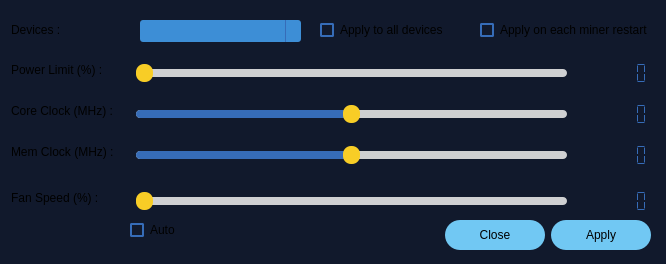
<?xml version="1.0" encoding="UTF-8"?>
<ui version="4.0">
 <class>nvOCDialog</class>
 <widget class="QDialog" name="nvOCDialog">
  <property name="geometry">
   <rect>
    <x>0</x>
    <y>0</y>
    <width>666</width>
    <height>264</height>
   </rect>
  </property>
  <property name="sizePolicy">
   <sizepolicy hsizetype="Preferred" vsizetype="Preferred">
    <horstretch>0</horstretch>
    <verstretch>0</verstretch>
   </sizepolicy>
  </property>
  <property name="windowTitle">
   <string>Overclocking</string>
  </property>
  <property name="styleSheet">
   <string notr="true">QWidget{
background-color: #11192C;
}</string>
  </property>
  <widget class="QLabel" name="label_2">
   <property name="geometry">
    <rect>
     <x>11</x>
     <y>103</y>
     <width>108</width>
     <height>16</height>
    </rect>
   </property>
   <property name="sizePolicy">
    <sizepolicy hsizetype="Fixed" vsizetype="Preferred">
     <horstretch>0</horstretch>
     <verstretch>0</verstretch>
    </sizepolicy>
   </property>
   <property name="text">
    <string>Core Clock (MHz) :</string>
   </property>
  </widget>
  <widget class="QSlider" name="horizontalSliderFanSpeed">
   <property name="geometry">
    <rect>
     <x>136</x>
     <y>190</y>
     <width>431</width>
     <height>22</height>
    </rect>
   </property>
   <property name="styleSheet">
    <string notr="true">QSlider::groove:horizontal {
    height: 8px; 
    background: #CFD0D2;
    border-radius: 4px;
    padding: 0px;
    margin: 0px;
}

QSlider::handle:horizontal {
    background: #F8CD26;
    width: 17px;
    margin: -5px 0;
    height:17px;
    border-radius: 8px;
    border-width: 0px;
}

QSlider::sub-page:horizontal{
    background: #366CB8;
    border-radius: 4px;
    height: 8px;
}

</string>
   </property>
   <property name="maximum">
    <number>100</number>
   </property>
   <property name="orientation">
    <enum>Qt::Horizontal</enum>
   </property>
  </widget>
  <widget class="QComboBox" name="comboBoxDevice">
   <property name="geometry">
    <rect>
     <x>140</x>
     <y>20</y>
     <width>161</width>
     <height>22</height>
    </rect>
   </property>
   <property name="styleSheet">
    <string notr="true">QComboBox {
    border-radius: 3px;
    padding: 1px 18px 1px 3px;
    border-width: 0px;
}

QComboBox:editable {
    background:  #3D8ED6;
}

QComboBox:!editable, QComboBox::drop-down:editable {
     background: #3D8ED6;
}

QComboBox:!editable:on, QComboBox::drop-down:editable:on {
    background: #3D8ED6;
}
QComboBox::drop-down {
    subcontrol-origin: padding;
    subcontrol-position: top right;
    width: 15px;
    border-left-width: 1px;
    border-left-color: #366CB8;
    border-left-style: solid; 
    border-top-right-radius: 3px; /* same radius as the QComboBox */
    border-bottom-right-radius: 3px;
}

QComboBox::down-arrow {
    border-image: url(:/images/arrow_down.png) ;
}

QComboBox::down-arrow:on { /* shift the arrow when popup is open */
    top: 1px;
   
}
</string>
   </property>
  </widget>
  <widget class="QLabel" name="label">
   <property name="geometry">
    <rect>
     <x>11</x>
     <y>62</y>
     <width>102</width>
     <height>16</height>
    </rect>
   </property>
   <property name="sizePolicy">
    <sizepolicy hsizetype="Fixed" vsizetype="Preferred">
     <horstretch>0</horstretch>
     <verstretch>0</verstretch>
    </sizepolicy>
   </property>
   <property name="text">
    <string>Power Limit (%) :</string>
   </property>
  </widget>
  <widget class="QLabel" name="label_5">
   <property name="geometry">
    <rect>
     <x>11</x>
     <y>22</y>
     <width>52</width>
     <height>16</height>
    </rect>
   </property>
   <property name="sizePolicy">
    <sizepolicy hsizetype="Fixed" vsizetype="Preferred">
     <horstretch>0</horstretch>
     <verstretch>0</verstretch>
    </sizepolicy>
   </property>
   <property name="text">
    <string>Devices :</string>
   </property>
  </widget>
  <widget class="QLabel" name="label_3">
   <property name="geometry">
    <rect>
     <x>11</x>
     <y>144</y>
     <width>109</width>
     <height>16</height>
    </rect>
   </property>
   <property name="sizePolicy">
    <sizepolicy hsizetype="Fixed" vsizetype="Preferred">
     <horstretch>0</horstretch>
     <verstretch>0</verstretch>
    </sizepolicy>
   </property>
   <property name="text">
    <string>Mem Clock (MHz) :</string>
   </property>
  </widget>
  <widget class="QLabel" name="label_4">
   <property name="geometry">
    <rect>
     <x>11</x>
     <y>190</y>
     <width>101</width>
     <height>16</height>
    </rect>
   </property>
   <property name="sizePolicy">
    <sizepolicy hsizetype="Fixed" vsizetype="Preferred">
     <horstretch>0</horstretch>
     <verstretch>0</verstretch>
    </sizepolicy>
   </property>
   <property name="text">
    <string>Fan Speed (%) :</string>
   </property>
  </widget>
  <widget class="QSlider" name="horizontalSliderGpuOffset">
   <property name="geometry">
    <rect>
     <x>136</x>
     <y>103</y>
     <width>431</width>
     <height>22</height>
    </rect>
   </property>
   <property name="styleSheet">
    <string notr="true">QSlider::groove:horizontal {
    height: 8px; 
    background: #CFD0D2;
    border-radius: 4px;
    padding: 0px;
    margin: 0px;
}

QSlider::handle:horizontal {
    background: #F8CD26;
    width: 17px;
    margin: -5px 0;
    height:17px;
    border-radius: 8px;
    border-width: 0px;
}

QSlider::sub-page:horizontal{
    background: #366CB8;
    border-radius: 4px;
    height: 8px;
}

</string>
   </property>
   <property name="minimum">
    <number>-200</number>
   </property>
   <property name="maximum">
    <number>200</number>
   </property>
   <property name="orientation">
    <enum>Qt::Horizontal</enum>
   </property>
  </widget>
  <widget class="QSlider" name="horizontalSliderMemOffset">
   <property name="geometry">
    <rect>
     <x>136</x>
     <y>144</y>
     <width>431</width>
     <height>22</height>
    </rect>
   </property>
   <property name="styleSheet">
    <string notr="true">QSlider::groove:horizontal {
    height: 8px; 
    background: #CFD0D2;
    border-radius: 4px;
    padding: 0px;
    margin: 0px;
}

QSlider::handle:horizontal {
    background: #F8CD26;
    width: 17px;
    margin: -5px 0;
    height:17px;
    border-radius: 8px;
    border-width: 0px;
}

QSlider::sub-page:horizontal{
    background: #366CB8;
    border-radius: 4px;
    height: 8px;
}

</string>
   </property>
   <property name="minimum">
    <number>-1500</number>
   </property>
   <property name="maximum">
    <number>1500</number>
   </property>
   <property name="orientation">
    <enum>Qt::Horizontal</enum>
   </property>
  </widget>
  <widget class="QLCDNumber" name="lcdNumberMemClock">
   <property name="geometry">
    <rect>
     <x>590</x>
     <y>144</y>
     <width>64</width>
     <height>23</height>
    </rect>
   </property>
   <property name="styleSheet">
    <string notr="true">QLCDNumber{
	background-color: transparent;
    color: #366CB8;
}</string>
   </property>
   <property name="segmentStyle">
    <enum>QLCDNumber::Flat</enum>
   </property>
  </widget>
  <widget class="QLCDNumber" name="lcdNumberGpuOffset">
   <property name="geometry">
    <rect>
     <x>590</x>
     <y>103</y>
     <width>64</width>
     <height>23</height>
    </rect>
   </property>
   <property name="styleSheet">
    <string notr="true">QLCDNumber{
	background-color: transparent;
    color: #366CB8;
}</string>
   </property>
   <property name="segmentStyle">
    <enum>QLCDNumber::Flat</enum>
   </property>
  </widget>
  <widget class="QLCDNumber" name="lcdNumberPowerPercent">
   <property name="geometry">
    <rect>
     <x>590</x>
     <y>62</y>
     <width>64</width>
     <height>23</height>
    </rect>
   </property>
   <property name="styleSheet">
    <string notr="true">QLCDNumber{
	background-color: transparent;
    color: #366CB8;
}</string>
   </property>
   <property name="digitCount">
    <number>5</number>
   </property>
   <property name="segmentStyle">
    <enum>QLCDNumber::Flat</enum>
   </property>
  </widget>
  <widget class="QSlider" name="horizontalSliderPowerPercent">
   <property name="geometry">
    <rect>
     <x>136</x>
     <y>62</y>
     <width>431</width>
     <height>22</height>
    </rect>
   </property>
   <property name="sizePolicy">
    <sizepolicy hsizetype="Expanding" vsizetype="Fixed">
     <horstretch>0</horstretch>
     <verstretch>0</verstretch>
    </sizepolicy>
   </property>
   <property name="styleSheet">
    <string notr="true">QSlider::groove:horizontal {
    height: 8px; 
    background: #CFD0D2;
    border-radius: 4px;
    padding: 0px;
    margin: 0px;
}

QSlider::handle:horizontal {
    background: #F8CD26;
    width: 17px;
    margin: -5px 0;
    height:17px;
    border-radius: 8px;
    border-width: 0px;
}

QSlider::sub-page:horizontal{
    background: #366CB8;
    border-radius: 4px;
    height: 8px;
}

</string>
   </property>
   <property name="minimum">
    <number>50</number>
   </property>
   <property name="maximum">
    <number>100</number>
   </property>
   <property name="orientation">
    <enum>Qt::Horizontal</enum>
   </property>
  </widget>
  <widget class="QCheckBox" name="checkBoxAutoSpeedFan">
   <property name="enabled">
    <bool>true</bool>
   </property>
   <property name="geometry">
    <rect>
     <x>130</x>
     <y>220</y>
     <width>121</width>
     <height>20</height>
    </rect>
   </property>
   <property name="styleSheet">
    <string notr="true">QCheckBox {
    width: 13px;
    height: 13px;
}
QCheckBox::indicator:unchecked {
    border: 2px solid #366CB8;
   border-radius: 2px;
}

QCheckBox::indicator:checked {
   background: #F9CD28;
   border: 2px solid #366CB8;
   border-radius: 2px;
}</string>
   </property>
   <property name="text">
    <string>Auto</string>
   </property>
   <property name="tristate">
    <bool>false</bool>
   </property>
  </widget>
  <widget class="QCheckBox" name="checkBoxAllDevices">
   <property name="geometry">
    <rect>
     <x>320</x>
     <y>20</y>
     <width>385</width>
     <height>20</height>
    </rect>
   </property>
   <property name="styleSheet">
    <string notr="true">QCheckBox {
    width: 13px;
    height: 13px;
}
QCheckBox::indicator:unchecked {
    border: 2px solid #366CB8;
   border-radius: 2px;
}

QCheckBox::indicator:checked {
   background: #F9CD28;
   border: 2px solid #366CB8;
   border-radius: 2px;
}</string>
   </property>
   <property name="text">
    <string>Apply to all devices</string>
   </property>
  </widget>
  <widget class="QCheckBox" name="checkBoxOCMinerStart">
   <property name="geometry">
    <rect>
     <x>480</x>
     <y>20</y>
     <width>214</width>
     <height>20</height>
    </rect>
   </property>
   <property name="styleSheet">
    <string notr="true">QCheckBox {
    width: 13px;
    height: 13px;
}
QCheckBox::indicator:unchecked {
    border: 2px solid #366CB8;
   border-radius: 2px;
}

QCheckBox::indicator:checked {
   background: #F9CD28;
   border: 2px solid #366CB8;
   border-radius: 2px;
}</string>
   </property>
   <property name="text">
    <string>Apply on each miner restart</string>
   </property>
  </widget>
  <widget class="QDialogButtonBox" name="buttonBox">
   <property name="geometry">
    <rect>
     <x>190</x>
     <y>220</y>
     <width>461</width>
     <height>31</height>
    </rect>
   </property>
   <property name="layoutDirection">
    <enum>Qt::LeftToRight</enum>
   </property>
   <property name="styleSheet">
    <string notr="true">QPushButton {
    border-radius: 15px;
	font: 75 10pt &quot;MS Shell Dlg 2&quot;;
    background-color: #71C8F3;
	min-width:  100px;
	min-height:  30px;
    max-width:  100px;
	max-height:  30px;
    padding:  0;
    margin: 0;
}
QPushButton:hover{
    background-color: #3D8ED6;
}
QPushButton:hover:pressed{
    background-color: #2F5BAC;
}
</string>
   </property>
   <property name="locale">
    <locale language="English" country="UnitedStates"/>
   </property>
   <property name="orientation">
    <enum>Qt::Horizontal</enum>
   </property>
   <property name="standardButtons">
    <set>QDialogButtonBox::Apply|QDialogButtonBox::Close</set>
   </property>
  </widget>
  <widget class="QLCDNumber" name="lcdNumberFanSpeed">
   <property name="geometry">
    <rect>
     <x>590</x>
     <y>190</y>
     <width>64</width>
     <height>23</height>
    </rect>
   </property>
   <property name="styleSheet">
    <string notr="true">QLCDNumber{
	background-color: transparent;
    color: #366CB8;
}</string>
   </property>
   <property name="segmentStyle">
    <enum>QLCDNumber::Flat</enum>
   </property>
  </widget>
 </widget>
 <resources/>
 <connections>
  <connection>
   <sender>buttonBox</sender>
   <signal>accepted()</signal>
   <receiver>nvOCDialog</receiver>
   <slot>accept()</slot>
   <hints>
    <hint type="sourcelabel">
     <x>248</x>
     <y>254</y>
    </hint>
    <hint type="destinationlabel">
     <x>157</x>
     <y>274</y>
    </hint>
   </hints>
  </connection>
  <connection>
   <sender>buttonBox</sender>
   <signal>rejected()</signal>
   <receiver>nvOCDialog</receiver>
   <slot>reject()</slot>
   <hints>
    <hint type="sourcelabel">
     <x>316</x>
     <y>260</y>
    </hint>
    <hint type="destinationlabel">
     <x>286</x>
     <y>274</y>
    </hint>
   </hints>
  </connection>
 </connections>
</ui>
